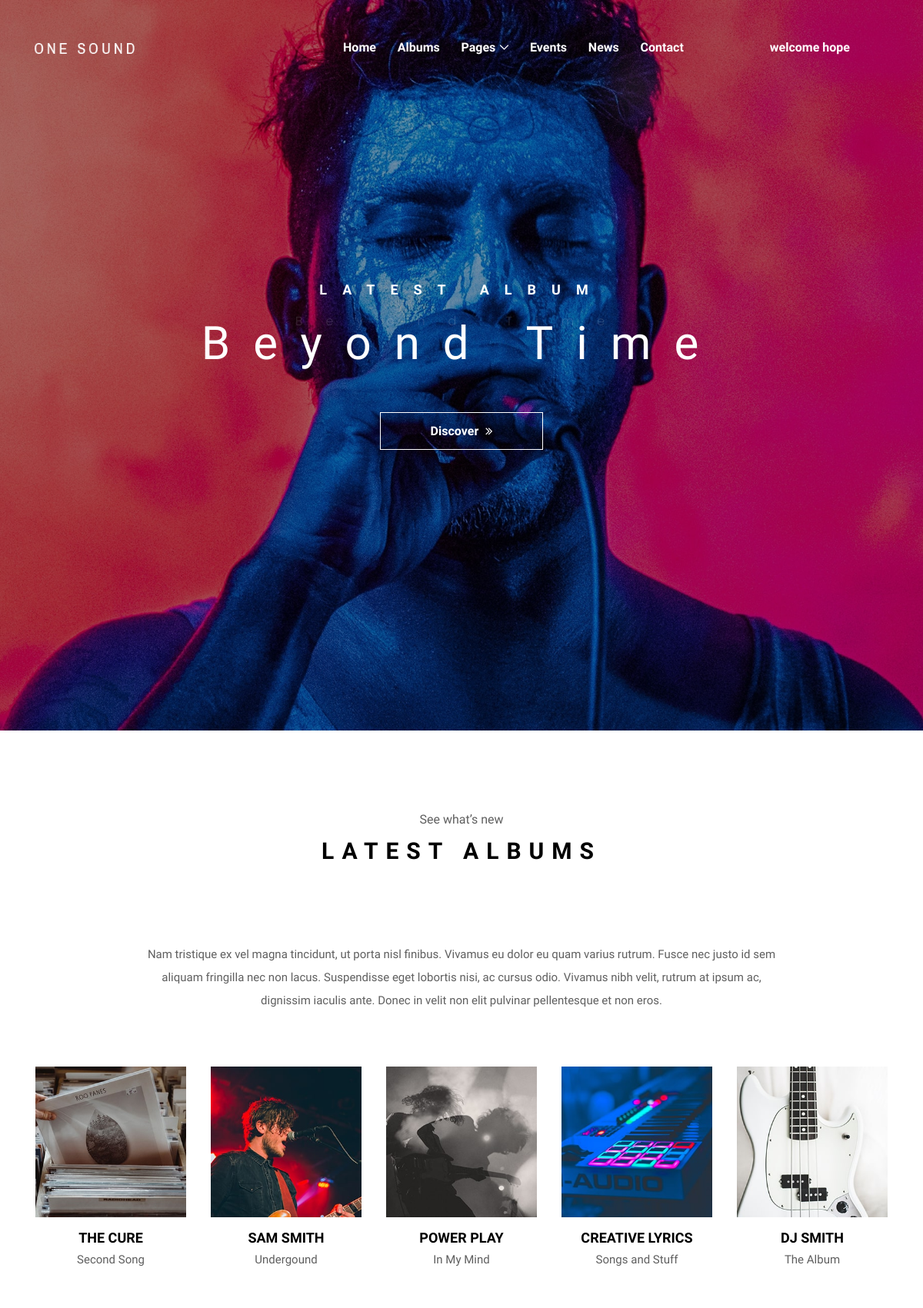
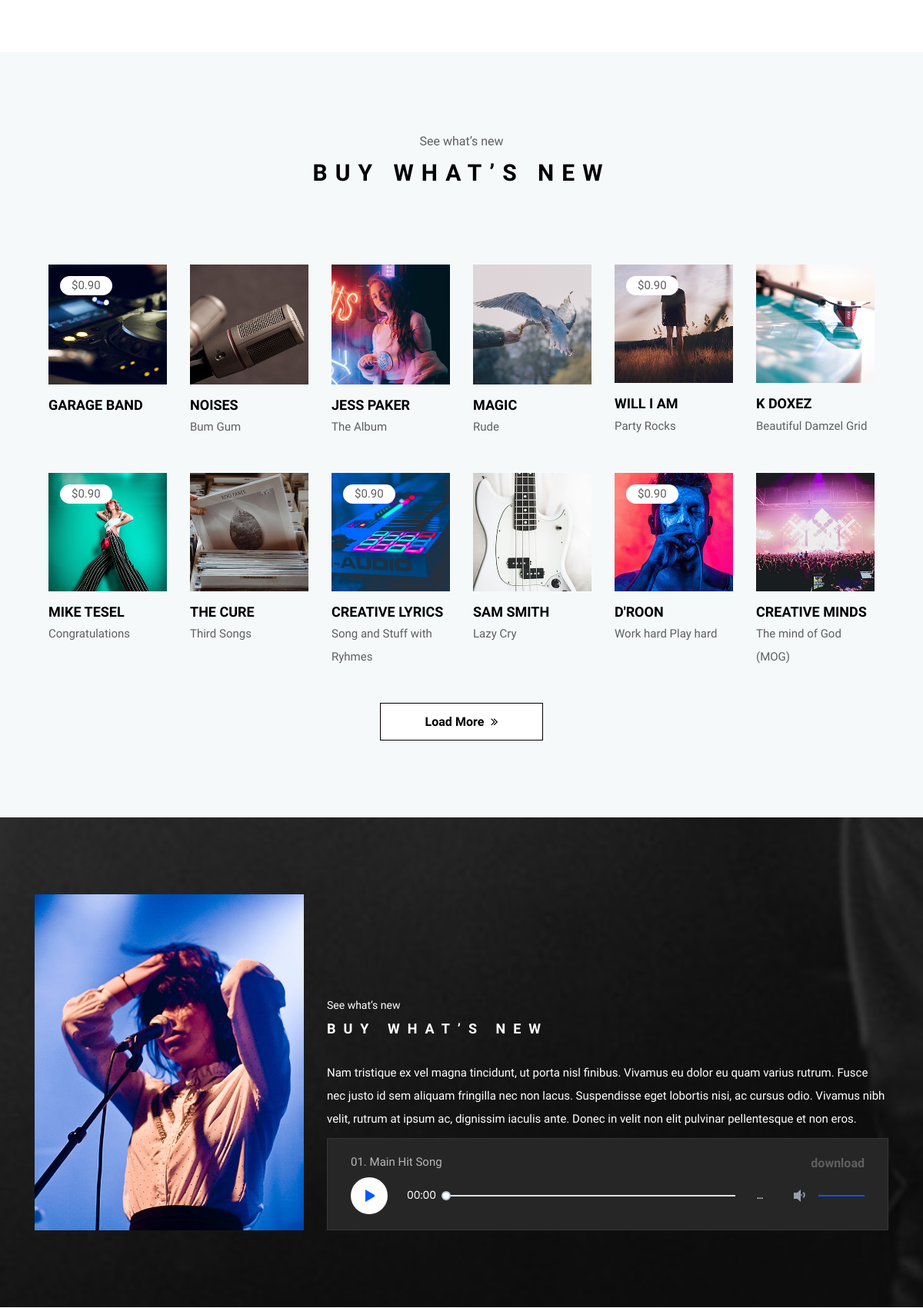
The app's page / (signed in, upper part) with its own data (2 pictures, top to bottom).
### music_app/models.py (models this page shows, shortened)
class Project(models.Model):
    name = models.CharField(max_length=200, blank=True, null=True)
    bio = models.TextField(max_length=200, blank=True, null=True)
    profile_image = models.ImageField(null=True, blank=True, upload_to='pics/')

class Product(models.Model):
    name = models.CharField(max_length=200, blank=True, null=True)
    description = models.TextField(max_length=200, blank=True, null=True)
    profile_image = models.ImageField(upload_to='pics/')
    price = models.FloatField(null=True, blank=True)
    offer = models.BooleanField(default=False)

class Songs(models.Model):
    ID = models.UUIDField(default=uuid.uuid4, editable=False,
                          primary_key=True, unique=True)
    file_image = models.ImageField(upload_to='pics/')
    file_audio = models.FileField(upload_to='audio/')

### music_app/views.py (the view)
# urls.py: 2. Add a URL to urlpatterns:  path('', views.home, name='home')
def home(request):
    projects = Project.objects.all()
    products = Product.objects.all()
    songs = Songs.objects.all()
    artist = Artist.objects.all()
    singles = Single.objects.all()
    artist_ep = ArtistEP.objects.all()
    context = {'projects': projects, 'products': products,
               'songs': songs, 'artist': artist,
               'singles': singles, 'artist_ep': artist_ep}
    print(request.META.get('HTTP_REFERER'))
    return render(request, 'projects/index.html', context)

### music_app/templates/projects/index.html (shortened to what this page needs)
<!DOCTYPE html>
<html lang="en">
{% extends 'main.html' %}
{% load static %}
{% block content %}
<body>
    <section class="hero-area">
        <div class="hero-slides owl-carousel">
            <div class="single-hero-slide d-flex align-items-center justify-content-center">
                <div class="slide-img bg-img" style="background-image: url(static/images/bg-img/bg-1.jpg);"></div>
                <div class="container">
                    <div class="row">
                        <div class="col-12">
                            <div class="hero-slides-content text-center">
                                <h6 data-animation="fadeInUp" data-delay="100ms">Latest album</h6>
                                <h2 data-animation="fadeInUp" data-delay="300ms">Beyond Time <span>Beyond Time</span></h2>
                                <a data-animation="fadeInUp" data-delay="500ms" href="#" class="btn oneMusic-btn mt-50">Discover <i class="fa fa-angle-double-right"></i></a>
                            </div>
                        </div>
                    </div>
                </div>
            </div>
        </div>
    </section>
    <section class="latest-albums-area section-padding-100">
        <div class="container">
            <div class="row">
                <div class="col-12">
                    <div class="section-heading style-2">
                        <p>See what’s new</p>
                        <h2>Latest Albums</h2>
                    </div>
                </div>
            </div>
            <div class="row justify-content-center">
                <div class="col-12 col-lg-9">
                    <div class="ablums-text text-center mb-70">
                        <p>Nam tristique ex vel magna tincidunt, ut porta nisl finibus. Vivamus eu dolor eu quam varius rutrum. Fusce nec justo id sem aliquam fringilla nec non lacus. Suspendisse eget lobortis nisi, ac cursus odio. Vivamus nibh velit, rutrum at ipsum ac, dignissim iaculis ante. Donec in velit non elit pulvinar pellentesque et non eros.</p>
                    </div>
                </div>
            </div>
            <div class="row">
                <div class="col-12">
                    <div class="albums-slideshow owl-carousel">
                        {% for projects in projects %}
                        <div class="single-album">
                            <img src="{{projects.profile_image.url}}" alt="">
                            <div class="album-info">
                                <a href="#">
                                    <h5>{{projects.name}}</h5>
                                </a>
                                <p>{{projects.bio}}</p>
                            </div>
                        </div>
                        {% endfor %}
                    </div>
                </div>
            </div>
        </div>
    </section>
    <section class="oneMusic-buy-now-area has-fluid bg-gray section-padding-100">
        <div class="container-fluid">
            <div class="row">
                <div class="col-12">
                    <div class="section-heading style-2">
                        <p>See what’s new</p>
                        <h2>Buy What’s New</h2>
                    </div>
                </div>
            </div>
            <div class="row">
                {% for product in products %}
                <div class="col-12 col-sm-6 col-md-4 col-lg-2">
                    <div class="single-album-area wow fadeInUp" data-wow-delay="100ms">
                        <div class="album-thumb">
                            <img src="{{product.profile_image.url}}" alt="">
                            {% if product.offer %}
                            <div class="album-price">
                                <p>$0.90</p>
                            </div>
                            {% endif %}
                        </div>
                        <div class="album-info">
                            <a href="#">
                                <h5>{{product.name}}</h5>
                            </a>
                            <p>{{product.description}}</p>
                        </div>
                    </div>
                </div>
                {% endfor %}
            </div>
            <div class="row">
                <div class="col-12">
                    <div class="load-more-btn text-center wow fadeInUp" data-wow-delay="300ms">
                        <a href="#" class="btn oneMusic-btn">Load More <i class="fa fa-angle-double-right"></i></a>
                    </div>
                </div>
            </div>
        </div>
    </section>
    <section class="featured-artist-area section-padding-100 bg-img bg-overlay bg-fixed" style="background-image: url(static/images/bg-img/bg-4.jpg);">
        <div class="container">
            <div class="row align-items-end">
                {% for song in songs %}
                <div class="col-12 col-md-5 col-lg-4">
                    <div class="featured-artist-thumb">
                        <img src="{{song.file_image.url}}" alt="">
                    </div>
                </div>
                <div class="col-12 col-md-7 col-lg-8">
                    <div class="featured-artist-content">
                        <div class="section-heading white text-left mb-30">
                            <p>See what’s new</p>
                            <h2>Buy What’s New</h2>
                        </div>
                        <p>Nam tristique ex vel magna tincidunt, ut porta nisl finibus. Vivamus eu dolor eu quam varius rutrum. Fusce nec justo id sem aliquam fringilla nec non lacus. Suspendisse eget lobortis nisi, ac cursus odio. Vivamus nibh velit, rutrum at ipsum ac, dignissim iaculis ante. Donec in velit non elit pulvinar pellentesque et non eros.</p>
                        <div class="song-play-area">
                            {% if song.file_audio %}
                            <div class="song-name">
                                <p>01. Main Hit Song</p>
                                {% if request.user.is_authenticated %}
                                <a href="{{song.file_audio.url}}" download="{{song.file_audio.url}}">download</a>
                                {% endif %}
                            </div>
                            {% endif %}
                        </div>
                    </div>
                </div>
                {% endfor %}
            </div>
        </div>
    </section>
{% include 'footer.html' %}
{% endblock content %}

### templates/navbar.html (shortened to what this page needs)
<!DOCTYPE html>
<html lang="en">
{% load static %}
<head>
</head>
<body>
    <header class="header-area">
        <div class="oneMusic-main-menu">
            <div class="classy-nav-container breakpoint-off">
                <div class="container">
                    <nav class="classy-navbar justify-content-between" id="oneMusicNav">
                        <a href="{% url 'home' %}" class="nav-brand"><img src="{% static 'images/core-img/logo.png' %}" alt=""></a>
                        <div class="classy-menu">
                            <div class="classynav">
                                <ul>
                                    <li><a href="{% url 'home' %}">Home</a></li>
                                    {% if request.user.is_authenticated %}
                                    <li><a href="{% url 'album' %}">Albums</a></li>
                                    {% endif %}
                                    {% if request.user.is_authenticated %}
                                    <li><a href="#">Pages</a>
                                    </li>
                                    {% endif %}
                                    {% if request.user.is_authenticated %}
                                    <li><a href="{% url 'event' %}">Events</a></li>
                                    {% endif %}
                                    <li><a href="{% url 'news' %}">News</a></li>
                                    <li><a href="{% url 'contact' %}">Contact</a></li>
                                </ul>
                                <div class="login-register-cart-button d-flex align-items-center">
                                    {% if request.user.is_authenticated %}
                                    <div class="login-register-btn mr-50">
                                        <a href="#" id="loginBtn">welcome {{user.username | lower}}</a>
                                    </div>
                                    {% else %}
                                     <div class="login-register-btn mr-50">
                                        <a href="{% url 'login' %}" id="loginBtn">Login / Register</a>
                                    </div>
                                    {% endif %}
                                </div>
                            </div>
                        </div>
                    </nav>
                </div>
            </div>
        </div>
    </header>
</body>
</html>

### static/uikit/styles/modules/_variables.css (style rules this page uses)
:root { --color-main: #5aa5b9; --color-main-light: #e6faff; --color-sub: #3f4156; --color-sub-light: #51546e; --color-sub-lighter: #ededfd; --color-text: #737373; --color-gray: #8b8b8b; --color-light: #e5e7eb; --color-light-gray: #767676; --color-bg: #f8fafd; --color-white: #fffefd; --color-white-light: #f3f3f3; --color-success: #359e64; --color-success-bg: #def8e8; --color-error: #fc4b0b; --color-error-bg: #fff2ee; --font-base: 'Poppins', arial, helvetica, 'Segoe UI', roboto, ubuntu, sans-serif; --font-monospace: 'Fira Code', 'Courier New', courier, monospace; --font-regular: 300; --font-medium: 500; --font-bold: 700; --generic-shadow: 1px 1px 5px #00000010; --generic-transition: all 0.3s ease-in-out; }

### static/uikit/styles/modules/_base.css (style rules this page uses)
* { margin: 0; padding: 0; box-sizing: border-box; text-rendering: optimizeLegibility; color: inherit; font-size: inherit; }
html { font-size: 50%; }
@media only screen and (min-width: 480px) { html { font-size: 56.25%; } }
@media only screen and (min-width: 1200px) { html { font-size: 62.5%; } }
body { line-height: 1.6; font-weight: 400; font-size: 1.5rem; color: var(--color-text); background-color: var(--color-bg); min-height: 100vh; }

### static/uikit/styles/modules/_typography.css (style rules this page uses)
* { font-family: var(--font-base); }
h2 { font-size: 3.6rem; font-weight: var(--font-bold); }
h5 { font-size: 2.4rem; font-weight: var(--font-medium); }
h5, h6 { font-weight: var(--font-regular); }
h6 { font-size: 1.8rem; }
p, span, strong { font-size: 1.6rem; color: var(--color-text); font-weight: var(--font-regular); }
a { padding-bottom: 2px; text-decoration: none; display: inline-block; color: var(--color-main); font-weight: var(--font-medium); }

### static/uikit/styles/modules/_utilities.css (style rules this page uses)
.container { width: 92%; max-width: 165rem; margin: 0 auto; box-sizing: border-box; }
@media screen and (min-width: 1000px) { .container { width: 90%; } }
@media screen and (min-width: 1200px) { .container { width: 80%; } }
.text-center { text-align: center; }

### static/uikit/styles/modules/_button.css (style rules this page uses)
.btn { display: inline-block; position: relative; cursor: pointer; background-color: var(--color-light); font-weight: var(--font-medium); color: var(--color-sub); text-decoration: none; padding: 1rem 2rem; border-radius: 0.5rem; border: none; width: -webkit-fit-content; width: -moz-fit-content; width: fit-content; height: -webkit-fit-content; height: -moz-fit-content; height: fit-content; font-size: 1.6rem; outline-width: 0; outline-color: transparent; -webkit-backface-visibility: hidden; backface-visibility: hidden; transition: all 0.3s ease-in-out; }
.btn i { pointer-events: none !important; }

### static/css/classy-nav.css (style rules this page uses)
* { margin: 0; padding: 0; }
body { font-family: "Roboto", sans-serif; }
ul, ol { margin: 0; }
ul li, ol li { list-style: none; }
img { height: auto; max-width: 100%; }
.bg-img { background-position: center center; background-size: cover; background-repeat: no-repeat; }
.classy-nav-container { position: relative; z-index: 100; background-color: #ffffff; }
.classy-nav-container * { box-sizing: border-box; }
.classy-nav-container a { -webkit-transition-duration: 500ms; transition-duration: 500ms; text-decoration: none; outline: none; font-size: 14px; font-weight: 400; color: #232323; display: inline-block; }
.justify-content-between { -webkit-box-pack: justify; -ms-flex-pack: justify; justify-content: space-between; }
.justify-content-center { -webkit-box-pack: center; -ms-flex-pack: center; justify-content: center; }
.classy-navbar { width: 100%; height: 70px; padding: 0.5em 2em; display: -webkit-box; display: -ms-flexbox; display: flex; -webkit-box-align: center; -ms-flex-align: center; -ms-grid-row-align: center; align-items: center; }
.classy-navbar .nav-brand { font-size: 26px; font-weight: 500; color: #565656; display: inline-block; margin-right: 30px; }
.classynav ul li { display: inline-block; clear: both; position: inherit; z-index: 10; }
.classynav ul li.cn-dropdown-item { position: relative; z-index: 10; }
.classynav ul li a { padding: 0 12px; display: block; height: 35px; font-size: 14px; line-height: 34px; }
.classynav ul li.megamenu-item > a:after, .classynav ul li.has-down > a:after { font-family: 'classyfonts'; content: "\e900"; font-size: 12px; color: #000000; padding-left: 5px; -webkit-transition-duration: 500ms; transition-duration: 500ms; }
.breakpoint-off .classynav { display: -webkit-box; display: -ms-flexbox; display: flex; -webkit-box-align: center; -ms-flex-align: center; -ms-grid-row-align: center; align-items: center; }

### records on screen
Project: profile_image (picture), name "THE CURE", bio "Second Song"
Project: profile_image (picture), name "SAM SMITH", bio "Undergound"
Project: profile_image (picture), name "POWER PLAY", bio "In My Mind"
Project: profile_image (picture), name "CREATIVE LYRICS", bio "Songs and Stuff"
Project: profile_image (picture), name "DJ SMITH", bio "The Album"
Product: profile_image (picture), offer "$0.90", name "GARAGE BAND"
Product: profile_image (picture), name "NOISES", description "Bum Gum"
Product: profile_image (picture), name "JESS PAKER", description "The Album"
Product: profile_image (picture), name "MAGIC", description "Rude"
Product: profile_image (picture), offer "$0.90", name "WILL I AM", description "Party Rocks"
Product: profile_image (picture), name "K DOXEZ", description "Beautiful Damzel Grid"
Product: profile_image (picture), offer "$0.90", name "MIKE TESEL", description "Congratulations"
Product: profile_image (picture), name "THE CURE", description "Third Songs"
Product: profile_image (picture), offer "$0.90", name "CREATIVE LYRICS", description "Song and Stuff with Ryhmes"
Product: profile_image (picture), name "SAM SMITH", description "Lazy Cry"
Product: profile_image (picture), offer "$0.90", name "D'ROON", description "Work hard Play hard"
Product: profile_image (picture), name "CREATIVE MINDS", description "The mind of God (MOG)"
Songs: file_image (picture)

### other values on screen
{{ user.username | lower }} "hope"
